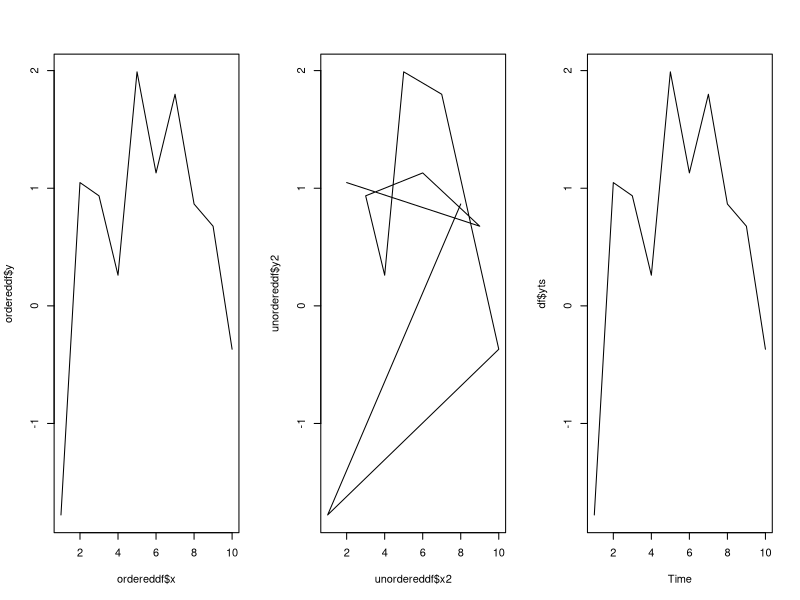

Source code (R):
library(gtools)

# Ordered data frame
eps<-rnorm(10)
x<-c(1:10)
y<-x*0.1+eps
ordereddf=data.frame(x,y)

# Unordered data frame
permutation_order<-permute(c(1:10))
x2<-x[permutation_order]
eps2<-eps[permutation_order]
y2<-x2*0.1+eps2
unordereddf=data.frame(x2,y2)
# Time series data frame
yts=ts(y)
df=data.frame(yts)

par(mfrow=c(1,3))
# Plot ordered data
plot(ordereddf$x,ordereddf$y,type="l")
# Plot unordered data
plot(unordereddf$x2,unordereddf$y2,type="l")
# Plot unordered data but as time series
plot(df$yts,type="l")

View(ordereddf)
View(unordereddf)
View(df)
